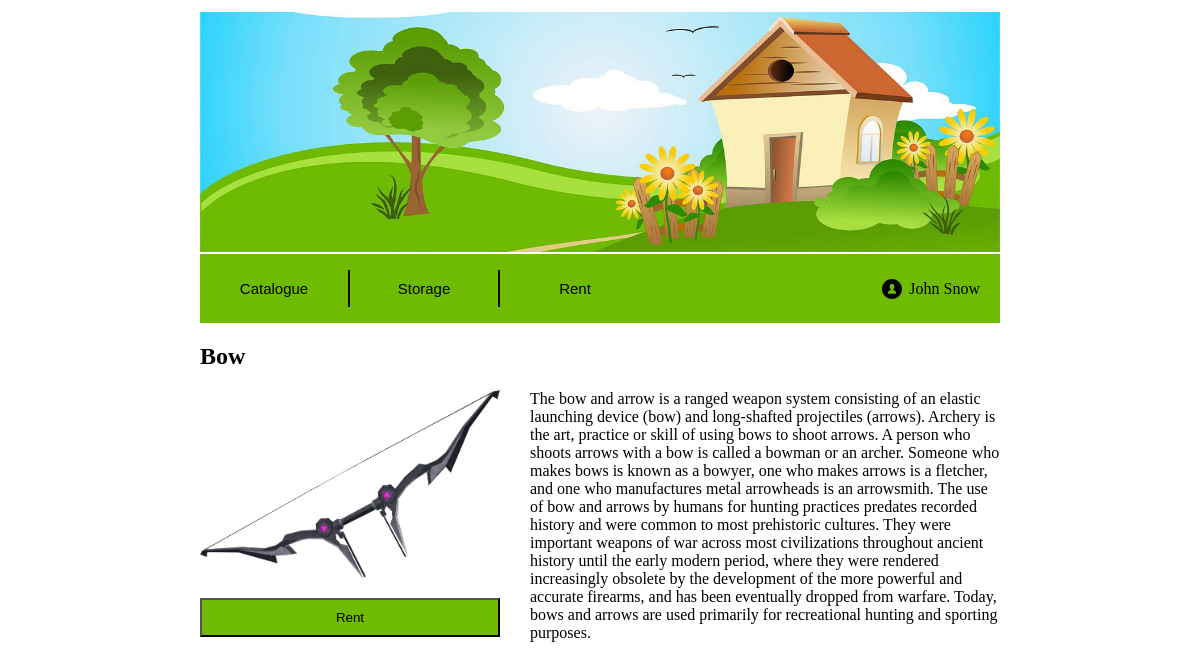
Screenshot of /things/item_good/5 with the database file from the repository.
### things/models.py (models this page shows, shortened)
class Good(models.Model):
    title = models.CharField('title', max_length=100)
    owner_id = models.ForeignKey(Customer)
    good_info = models.CharField('good info', max_length=1000)
    reservation_type = models.CharField('type', max_length=1, choices=RESERVATION_TYPES)
    image_path = models.CharField('image', max_length=200)
    status = models.CharField('status', max_length=1, choices=GOOD_STATUS)

### things/views.py (the view)
# urls.py: url(r'^item_good/(?P<item_pk>[0-9]+)', views.item_good_fullinfo, name='item_good_fullinfo'),
def item_good_fullinfo(request, item_pk):
    item = Good.objects.get(pk=item_pk)
    template = loader.get_template('things/item_good_fullinfo.html')
    return HttpResponse(template.render({'item' : item}, request))

### things/templates/things/item_good_fullinfo.html (shortened to what this page needs)
{% extends "things/base.html" %}
{% load staticfiles %}
{% block items_block %}
    <html lang="en">
    <head>
    </head>
    <body>
        <div class="item">
            <div class="item-title"><h2>{{ item.title }}</h2></div>
            <div class="item-flex-container">
                <div class="item-picture">
                    <img src={% static item.image_path %} width="300px">
                    <form action="{% url 'rent_item' item.pk %}" method="post">
                        <div><button class="item-fullinfo-button">Rent</button></div>
                    </form>
                </div>
                <div class="item-info">
                    <div>
                        {{ item.good_info }}
                    </div>
                </div>
            </div>
        </div>
    </body>
    </html>
{% endblock %}

### things/templates/things/item_good_fullinfo.html (style rules this page uses)
.item-flex-container { display: flex; justify-content: space-between; }
.item-fullinfo-button { width: 300px; padding: 10px; background-color: #6ebb01; }
.item-info { flex-grow: 100; }
.item-picture { padding: 0 30px 0 0; }
.item-picture > * { margin: 0 0 20px 0; }

### rows the page displays
Good: title "Bow", image_path (picture), good_info "The bow and arrow is a ranged weapon system consisting of an elastic launching device (bow) and long-shafted projectiles (arrows). Archery is the art, practice or skill of using bows to shoot arrows. A person who shoots arrows with a bow is called a bowman or an archer. Someone who makes bows is known as a bowyer, one who makes arrows is a fletcher, and one who manufactures metal arrowheads is an arrowsmith. The use of bow and arrows by humans for hunting practices predates recorded history and were common to most prehistoric cultures. They were important weapons of war across most civilizations throughout ancient history until the early modern period, where they were rendered increasingly…"
